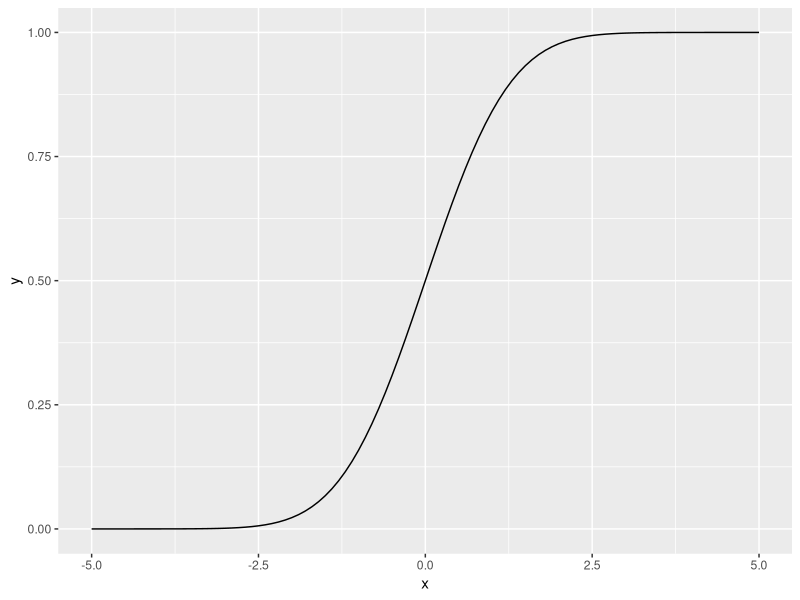
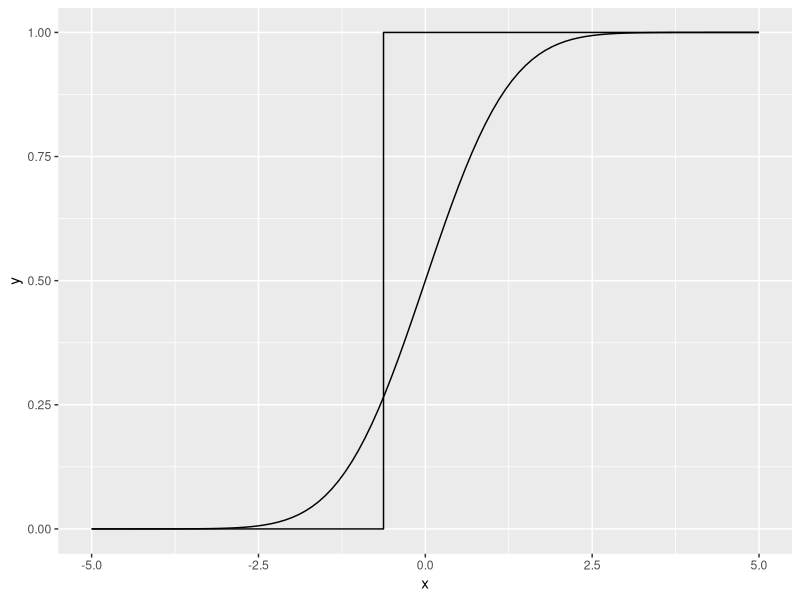
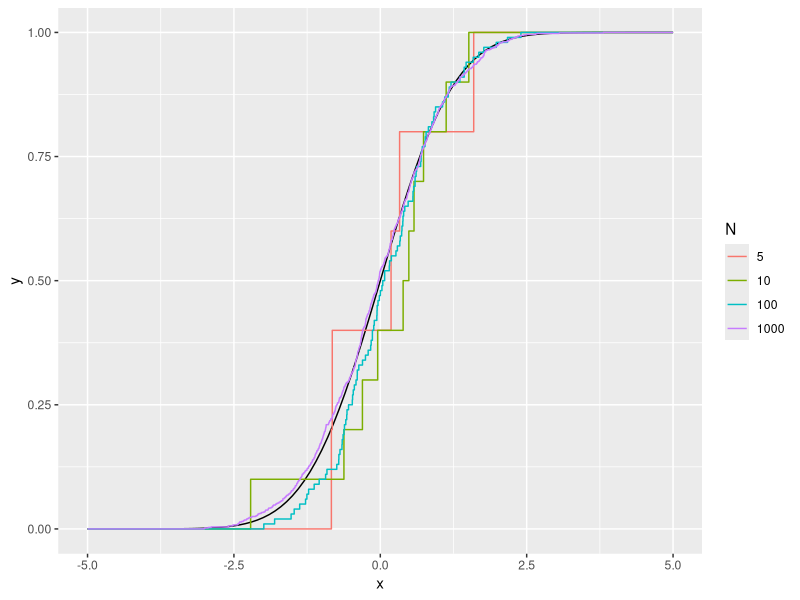

These charts were generated, in order, by the following R code:
## ---- chunk 1
togs <- T
library(ggplot2)
library(dplyr)
library(reshape2)
library(tidyr)
# togs <- FALSE
## ---- chunk 2
library(ggplot2)
set.seed(1)
ggplot(data = data.frame(x = seq(-5, 5, by = 0.01))) +
  # stat_function(aes(x = x), fun = pbeta, args = list(shape1 = 1, shape2 = 2))
  stat_function(aes(x = x), fun = pnorm, args = list(mean = 0, sd = 1))

one_samp <- rnorm(1)
X        <- data.frame(x = c(-5, one_samp, 5), y = c(0,1,1))
ggplot(data = data.frame(x = seq(-5, 5, by = 0.01))) +
  # stat_function(aes(x = x), fun = pbeta, args = list(shape1 = 1, shape2 = 2))
  stat_function(aes(x = x), fun = pnorm, args = list(mean = 0, sd = 1)) +
  geom_step(data = X, aes(x = x, y = y))

N <- c(5, 10, 100, 1000)
X <- NULL
for (n in N) {
  tmp   <- rnorm(n)
  tmp_X <- data.frame(x = c(-5, sort(tmp), 5), y = c(0, seq(1/n, 1, by = 1/n), 1), n = n)
  X     <- rbind(X, tmp_X)
}
ggplot(data = data.frame(x = seq(-5, 5, by = 0.01))) +
  # stat_function(aes(x = x), fun = pbeta, args = list(shape1 = 1, shape2 = 2))
  stat_function(aes(x = x), fun = pnorm, args = list(mean = 0, sd = 1)) +
  geom_step(data = X, aes(x = x, y = y, color = as.factor(n))) +
  labs(color = "N")
